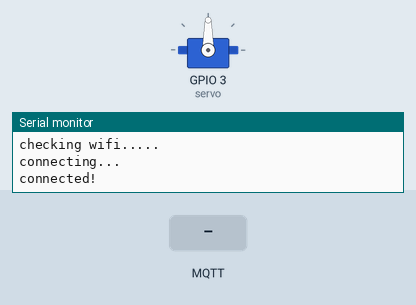
The sketch below on a simulated ESP8266 (NodeMCU). Shown: servo, the last lines printed to the serial monitor. Inputs (shaded band) come from the test bench. WiFi joins after 1.5 s; servers stay silent unless stated; no MQTT or app messages arrive unless stated.

Above: at 3.2 s.
3.3 s: MQTT message "5" arrives on the first subscribed topic
At 4.1 s:
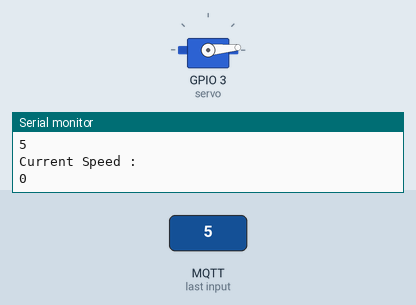
4.8 s: MQTT message "200" arrives on the first subscribed topic
At 6.0 s:
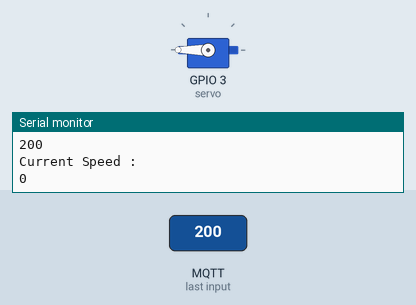
6.3 s: MQTT message "on" arrives on the first subscribed topic
At 7.2 s:
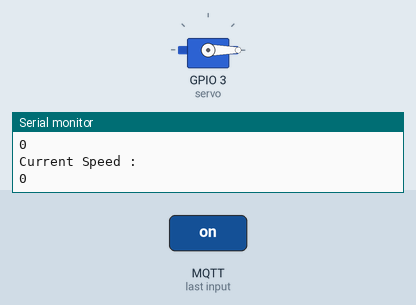
7.8 s: MQTT message "90" arrives on the first subscribed topic
At 9.0 s:
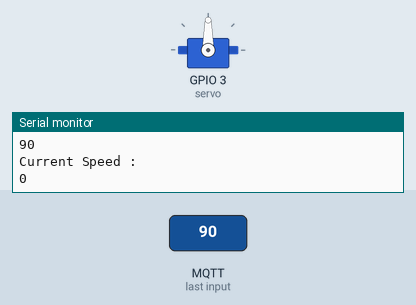
9.3 s: MQTT message "0" arrives on the first subscribed topic
At 10.3 s:
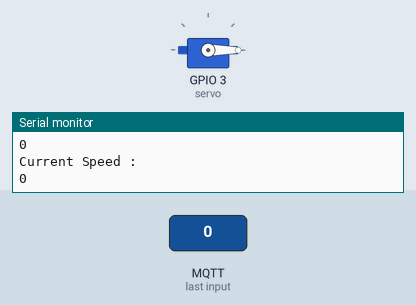
Timing chart, 0 to 11.8 s (numbered marks = the images above; inputs shaded):
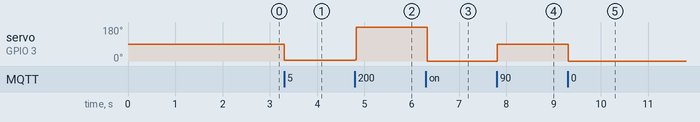

Measured:
- after the input at 3.3 s, servo on GPIO 3 (servo): 90° → 5° at once
- after the input at 4.8 s, servo on GPIO 3 (servo): 5° → 180° at once
- after the input at 6.3 s, servo on GPIO 3 (servo): 180° → 0° at once
- after the input at 7.8 s, servo on GPIO 3 (servo): 0° → 90° at once
- after the input at 9.3 s, servo on GPIO 3 (servo): 90° → 0° at once

The sketch:

ServoSG90.ino
```cpp
#include <ESP8266WiFi.h>
#include <MQTT.h>
#include <Servo.h>


const char ssid[] = "VincentW";
const char pass[] = "270699161097110762";
int tmpPos = 0;
int speeds = 0;

WiFiClient net;
MQTTClient client;
Servo servo;
//unsigned long lastMillis = 0;

void connect() {
  Serial.print("checking wifi...");
  while (WiFi.status() != WL_CONNECTED) {
    Serial.print(".");
    delay(1000);
  }

  Serial.print("\nconnecting...");
  while (!client.connect("Broker_IoT", "vincent_wijaya27", "vincent123")) {
    Serial.print(".");
    delay(1000);
  }

  Serial.println("\nconnected!");

  client.subscribe("/servo");
  // client.unsubscribe("/hello");
}


void setup() {
  Serial.begin(115200);
  servo.attach(3);
  WiFi.begin(ssid, pass);

  client.begin("broker.shiftr.io", net);
  client.onMessage(messageReceived);

  connect();
}

void loop() {
  client.loop();
  delay(10);

  if (!client.connected()) {
    connect();
  }

  // publish a message roughly every second.
  //  if (millis() - lastMillis > 1000) {
  //    lastMillis = millis();
  //    client.publish("/hello", "world");
  //  }
}

void messageReceived(String &topic, String &payload) {
  Serial.println("incoming: " + topic + " - " + payload);
  String posisi = payload;
//  Serial.println(posisi);
  int pos = posisi.toInt();

  //setting the servo's speed
  if (pos < 0) {
    speeds = pos;
    speeds = ((speeds - speeds) - speeds);
  }


  //setting Servo's position
  if (pos > tmpPos && pos >= 0) {
    for (int i = tmpPos ; i <= pos; i++) {
      servo.write(i);
      delay(speeds);
    }
    tmpPos = pos;
    Serial.println("Current Position: ");
    Serial.println(tmpPos);
    Serial.println("Current Speed :");
    Serial.println(speeds);
  } else if (pos < tmpPos && pos >= 0) {
    for (int j = tmpPos ; j >= pos ; j--) {
      servo.write(j);
      delay(speeds);
    }
    tmpPos = pos;
    Serial.println("Current Position: ");
    Serial.println(tmpPos);
    Serial.println("Current Speed :");
    Serial.println(speeds);
  } else if (tmpPos == pos) {
    servo.write(pos); //stand still
  }
  else {}
}
```
